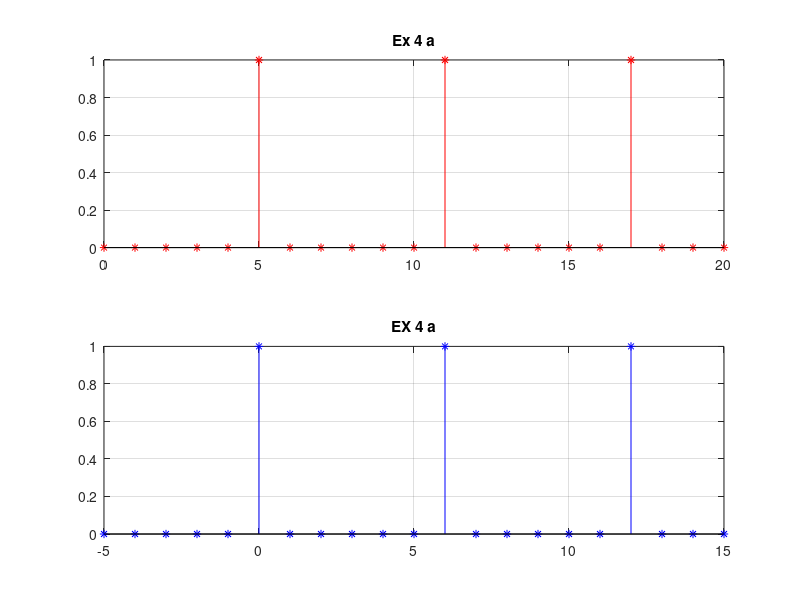
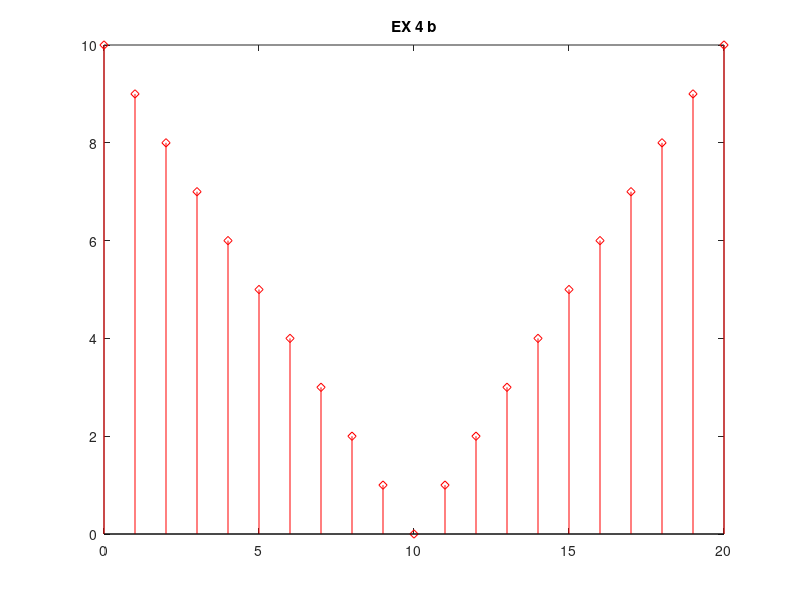
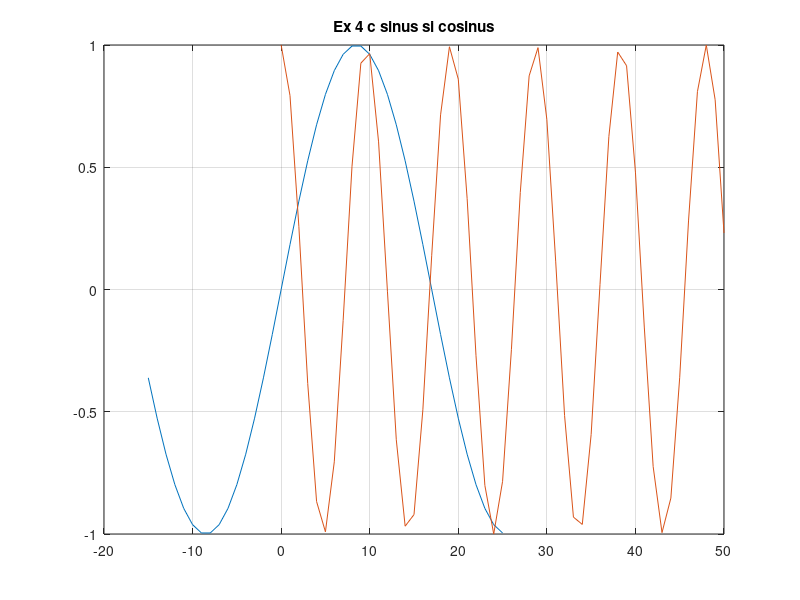
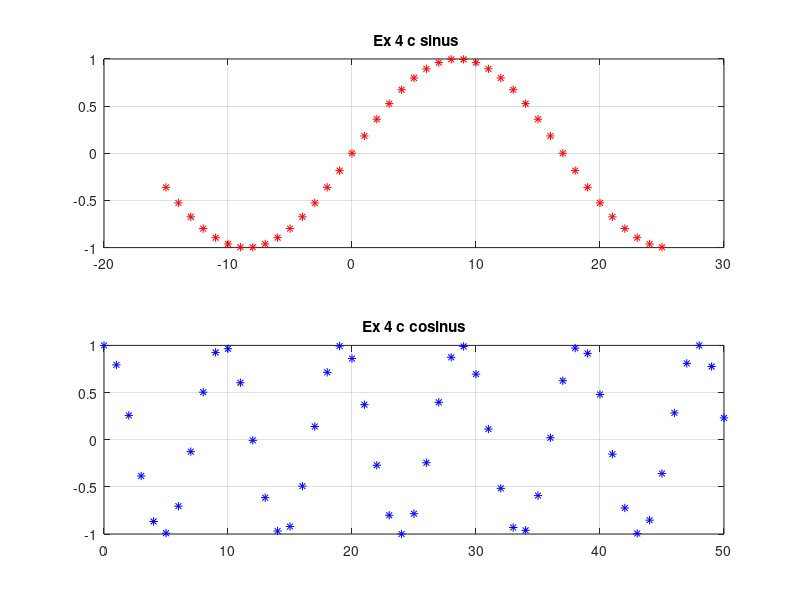

These charts were generated, in order, by the following MATLAB code:
%Exercitiul 4 

%a)
    z=zeros(1, 21);  
for i=6 : 6 :21                                        %in for creeam vectorul din cerinta
z(1,i)=1;
end 

    n= 0:20;
    m= -5:15;
    
figure(1)                                              %astfel vor fi afisate toate graficele 
subplot(2,1,1), stem(n,z,'r*'),title('Ex 4 a'), grid   %afisarea din cerinta
subplot(2,1,2), stem(m,z,'b*'),title('EX 4 a'), grid


% b)
    t= abs(10-n);                                      %creeeam vectorul din cerinta
    
 figure(2)
 stem(n,t,'rd'), title('EX 4 b')
 
 %c
 
    q1= -15:25;
    q2= 0:50;
    
    x1=sin((pi/17)*q1);
    x2=cos((pi/sqrt(23))*q2);

 figure(3)
 plot(q1,x1,q2,x2),grid,title('Ex 4 c sinus si cosinus')
 
 
 figure(4)
 subplot(2,1,1), plot(q1,x1,'r*'),grid,title(' Ex 4 c sinus')
 subplot(2,1,2), plot(q2,x2,'b*'),grid,title('Ex 4 c cosinus')
 
 figure(5)
 subplot(2,1,1), stem(q1,x1,'rd'),grid,title(' Ex 4 c sinus')
 subplot(2,1,2), stem(q2,x2,'bd'),grid,title('Ex 4 c cosinus')